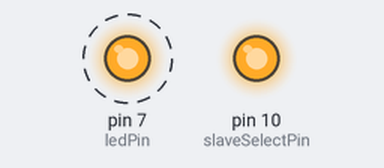
This sketch was run on a simulated Arduino Uno, built with avr-gcc and run on an emulated ATmega328P. Shown: output pins drawn as LEDs (lit = HIGH). Dashed ring = blinking.

Above: at 0.2 s.
Timing chart, 0 to 3.0 s (numbered marks = the images above):
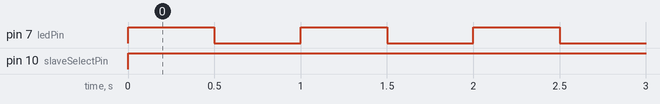

Measured:
- by itself, pin 7 (ledPin): alternates HIGH for 0.50 s and LOW for 0.50 s
- by itself, pin 10 (slaveSelectPin): LOW → HIGH at 0.00 s

The sketch:

sketch_mar1a.ino
```cpp
#include <SPI.h>

// Define pin connections & motor's steps per revolution


volatile int SPI_flag=0;
volatile int SPI_receive=0 ;


/*******************************************SPI GLOBAL VARIABLE*************************************************/
uint16_t Data_16_ToSend = 200;
uint8_t  Data_8_ToSend = 200;
/*************************************************************************************************************/

// Define pin numbers
//const int switchPin = PIN_A0; // Pin connected to the switch
const int ledPin = 7;   // Pin connected to the LED

// SPI settings
const int slaveSelectPin = 10; // Pin connected to the slave select (SS) of the SPI device

void setup() {
  // Initialize SPI
  SPI.begin();
  pinMode(slaveSelectPin, OUTPUT);

  // Set up switch and LED
//  pinMode(switchPin, INPUT_PULLUP); // Enable internal pull-up resistor
  pinMode(ledPin, OUTPUT);

  // Turn off LED initially
  digitalWrite(ledPin, LOW);
}

void loop() {
  // Check if the switch is pressed

    // Send "200" via SPI
    sendSPI(200);

    // Turn on LED
    digitalWrite(ledPin, HIGH);

    // Delay to debounce the switch
    delay(500);


    // Turn off LED if the switch is not pressed
    digitalWrite(ledPin, LOW);
    delay(500);
}

// Function to send data via SPI
void sendSPI(int data) {
  digitalWrite(slaveSelectPin, LOW); // Select the slave device

  // Send data over SPI
  SPI.transfer(data >> 8); // Send the most significant byte
  SPI.transfer(data & 0xFF); // Send the least significant byte

  digitalWrite(slaveSelectPin, HIGH); // Deselect the slave device
}
/******************************************************SPI ISR****************************************/
ISR(SPI_STC_vect)
{


  /*
    SPI_receive= SPDR;
    if(SPI_receive == 1)
    {
      /*adptive cruise mode
    }
    else if(SPI_receive ==2)
    {
     /*Auto Parking Mode
    }
    */
}

/******************************************************SPI ISR END*************************************/
```
